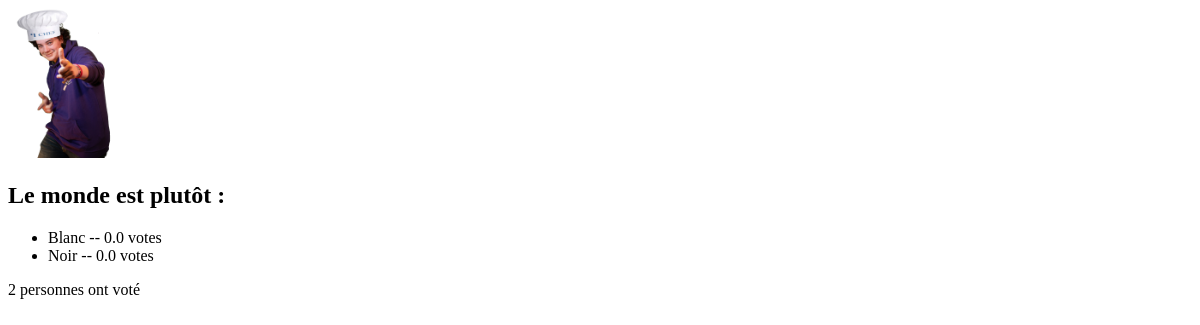
The page /polls/1/results on the database as committed earlier.
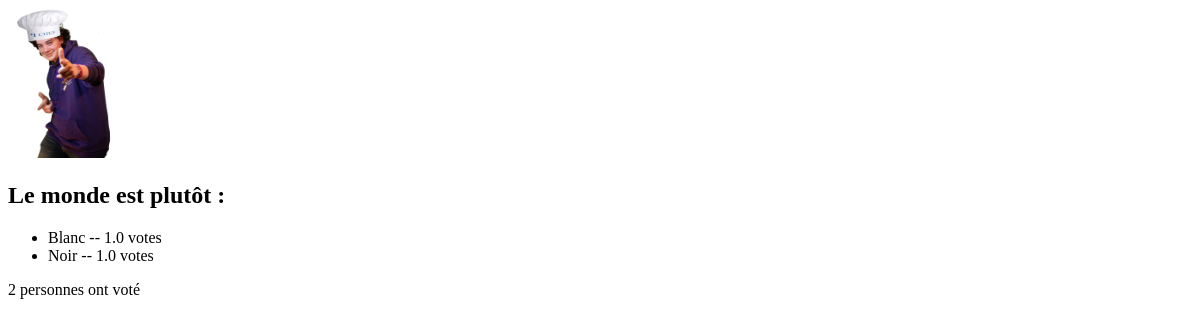
The same page on the database as committed later.
### polls/models.py (models this page shows)
class Poll(models.Model):
    question_text = models.CharField(max_length=300)
    date = models.DateTimeField(default=timezone.now, verbose_name="Date de parution")
    choice_type = models.CharField(max_length=12, verbose_name="Type de choix. 'UNIQUE' pour des ptits ronds, 'MULTIPLE' pour des carrés, 'POURCENT' pour des pourcentages")
    class Meta:
        verbose_name = "Sondage"
        ordering =  ["date"]

class Choice(models.Model):
    poll = models.ForeignKey('Poll', on_delete=models.CASCADE)
    choice_text = models.CharField(max_length=300)
    votes = models.FloatField(default=0)
    class Meta:
        verbose_name = "Choix"

### polls/views.py (the view)
# urls.py: path('<id_poll>/results', views.results, name="results"),
def results(req,id_poll):
    poll = get_object_or_404(Poll,pk=id_poll)
    return render(req, "polls/results.html", {'poll':poll, 'n_votes':poll.choice_set.count()})

### polls/templates/polls/results.html
{% extends 'base.html' %}
{% block content %}
<h2>{{ poll.question_text }}</h2>
<ul>
    {% for choice in poll.choice_set.all %}
    <li>{{ choice.choice_text }} -- {{ choice.votes }} votes</li>
    {% endfor %}
</ul>
<div id="n_votes">{{ n_votes }} personnes ont voté</div>
{% endblock %}

### templates/base.html (shortened to what this page needs)
{% load static %}
<!DOCTYPE html>
<html>
    <head>
    </head>
    <body>
        <header>
            <img src="{% static 'chefmini.png' %}" height=150 />
        </header>
        <section id="content">{% block content %}Contenu par défaut{% endblock %}</section>
    </body>
</html>

Rows that differ between the two databases and show on the page:
changed Choice "Blanc": votes "0.0" → "1.0"
changed Choice "Noir": votes "0.0" → "1.0"
